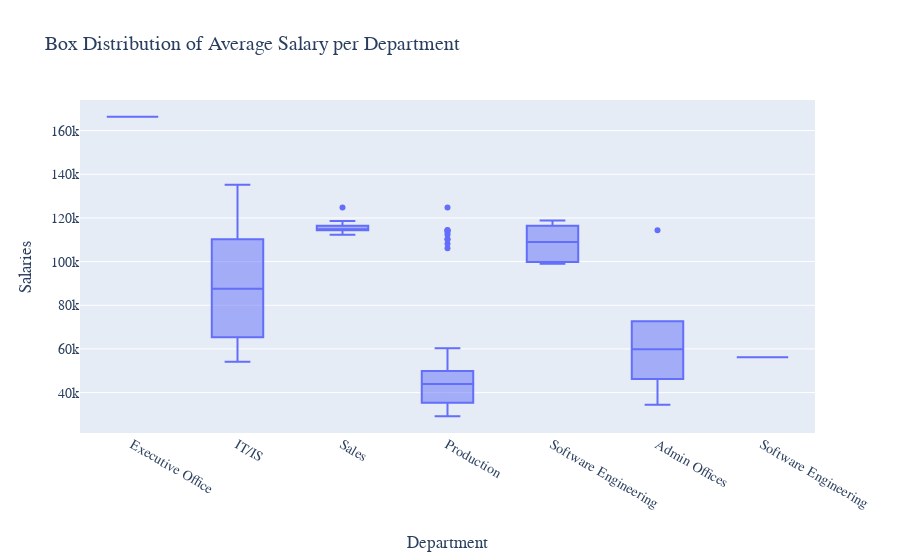

Here is the notebook cell this chart was saved with:
### Markdown cell above
## Comment 
- Both **Female and Male** employees have a **minimum salary of 29.12k**
- But it's clear that **many Male employees take higher salaries than Female employees** specially in the range of salaries above 41.6k which is shown by the `third quartile 99k for females and 114.4k for males`.
- Although the **maximum female salary is way higher than the male maximum salary** put **it's because of the position as she's the President & CEO of the company**.

### Code cell
# Box Distribution for Department
fig = go.Figure()
fig.add_trace(go.Box(y=df['Salary'], x=df['Department']))
fig.update_layout(
    title='Box Distribution of Average Salary per Department',xaxis_title='Department',
    yaxis_title='Salaries',
    font=dict(family="Courier New, monospace", size=14))
fig.show()

### Figure 1 — Plotly figure (JSON) as saved in the notebook; plotly's stock layout.template omitted (floating-point values rounded to 4 significant figures; data arrays with more than 128 entries replaced by an {"elided": "..."} marker saying what was removed)
{"data": [{"type": "box", "x": {"elided": "174 str values"}, "y": {"elided": "174 float values"}}], "layout": {"font": {"family": "Courier New, monospace", "size": 14}, "title": {"text": "Box Distribution of Average Salary per Department"}, "xaxis": {"title": {"text": "Department"}}, "yaxis": {"title": {"text": "Salaries"}}}}
